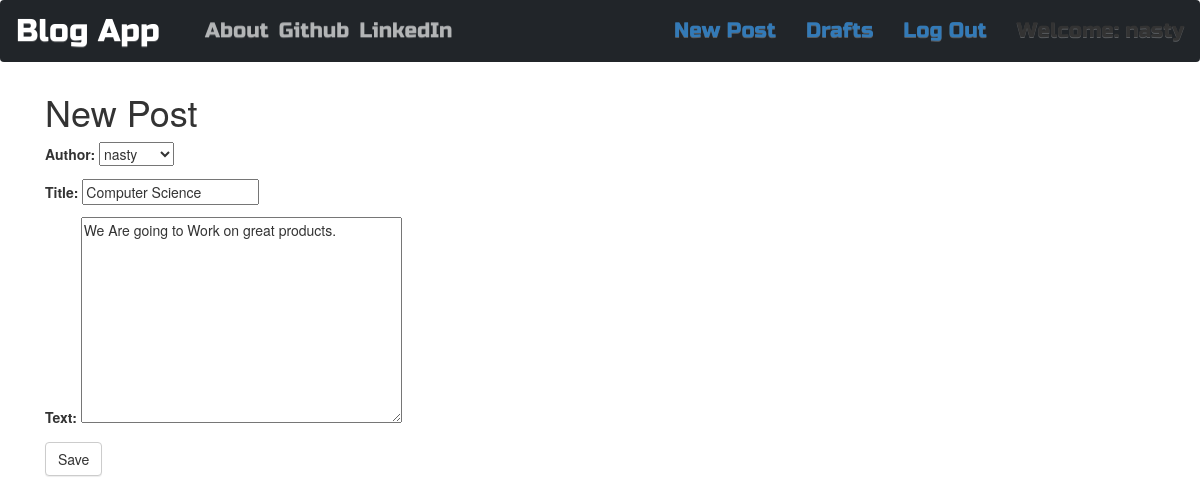
The app's page /post/10/edit/ (signed in) with its own data.
### blog_app/models.py (models this page shows, shortened)
class Post(models.Model):
    author = models.ForeignKey(User, on_delete=models.CASCADE)
    title = models.CharField(max_length=54)
    text =  models.TextField()
    created_date = models.DateTimeField(default=timezone.now())
    published_date = models.DateTimeField(blank=True, null=True)

### blog_app/views.py (the view)
# urls.py: path('post/<int:pk>/edit/',views.PostUpdateView.as_view(), name='post_edit'),
class PostUpdateView(LoginRequiredMixin,UpdateView):
    login_url = '/login/' # before login
    redirect_field_name = 'blog_app/post_detail.html' #after login
    form_class = PostForm
    model = Post

### blog_app/forms.py
class PostForm(forms.ModelForm):
    class Meta():
        model = Post
        fields = ('author','title', 'text')
        widgets = {
            'title':forms.TextInput(attrs={
                'class':'textinputclass'
            }),
            'text':forms.Textarea(attrs={
                'class':'editable medium-editor-textarea'
            })
        }

### blog_app/templates/blog_app/post_form.html (shortened to what this page needs)
{% extends "blog_app/base.html" %}
{% block content %}
<h1>New Post</h1>
<form class="post-form" method="post" >
    {{form.as_p}}
    <button type="submit" class="save btn btn-default">Save</button>
</form>
{% endblock %}

### blog_app/templates/blog_app/base.html (shortened to what this page needs)
<!DOCTYPE html>
{% load static %}
<html>
    <head>
        <link href="https://cdn.jsdelivr.net/npm/bootstrap@5.0.0-beta3/dist/css/bootstrap.min.css" rel="stylesheet">
        <link rel="stylesheet" href="https://maxcdn.bootstrapcdn.com/bootstrap/3.3.7/css/bootstrap-theme.min.css">
        <link rel="stylesheet" href="https://maxcdn.bootstrapcdn.com/bootstrap/3.3.7/css/bootstrap.min.css">
        <link rel="stylesheet" href="//cdn.jsdelivr.net/npm/medium-editor@latest/dist/css/medium-editor.min.css" type="text/css" media="screen" charset="utf-8">
        <link rel="stylesheet" href="{% static 'css/blog.css' %}">
    </head>
    <body class="loader">
        <nav class="navbar navbar-expand-lg navbar-dark bg-dark techfont">
            <a class="navbar-brand bigbrand" href="{% url 'blog_app:post_list' %}">Blog App</a>
            <div class="collapse navbar-collapse" id="navbarNav">
              <ul class="navbar-nav">
                <li class="nav-item">
                  <a class="nav-link" href="{% url 'blog_app:about' %}">About</a>
                </li>
                <li class="nav-item">
                  <a class="nav-link" href="https://github.com">Github</a>
                </li>
                <li class="nav-item">
                  <a class="nav-link" href="https://linkedin.com">LinkedIn</a>
                </li>
              </ul>
              <ul class="nav navbar-nav navbar-right">
                {% if user.is_authenticated %}
                <li>
                  <a href="{% url 'blog_app:post_new' %}">New Post</a>
                </li>
                <li>
                  <a href="{% url 'blog_app:post_draft_list' %}">Drafts</a>
                </li>
                <li>
                  <a href="{% url 'logout' %}">Log Out</a>
                </li>
                <li>
                  <a>Welcome: {{user.username}}</a>
                </li>
                {% else %}
                <li><a class='nav navbar-right' href="{% url 'login' %}"><span class='glyphicon glyphicon-user'></span></a></li>
                {% endif %}
              </ul>
            </div>
          </nav>
          <div class="content container">
            <div class="row">
              <div class="col-md-8">
                <div class="blog_posts">
                  {% block content %}
                  {% endblock %}
                </div>
              </div>
          </div>
    </body>
</html>

### blog_app/static/css/blog.css (style rules this page uses)
.techfont { font-family: 'Russo One', sans-serif; font-size: 1.5em; margin-bottom: 10px; }
.bigbrand { font-size: 1.5em; }
.loader { filter:hue-rotate(0deg); color:linear-gradient(45deg,#0f8,#08f); animation:hue 10000ms infinite linear; }

### records on screen
Post: author "nasty", title "Computer Science", text "We Are going to Work on great products."

### other values on screen
{{ user.username }} "nasty"
